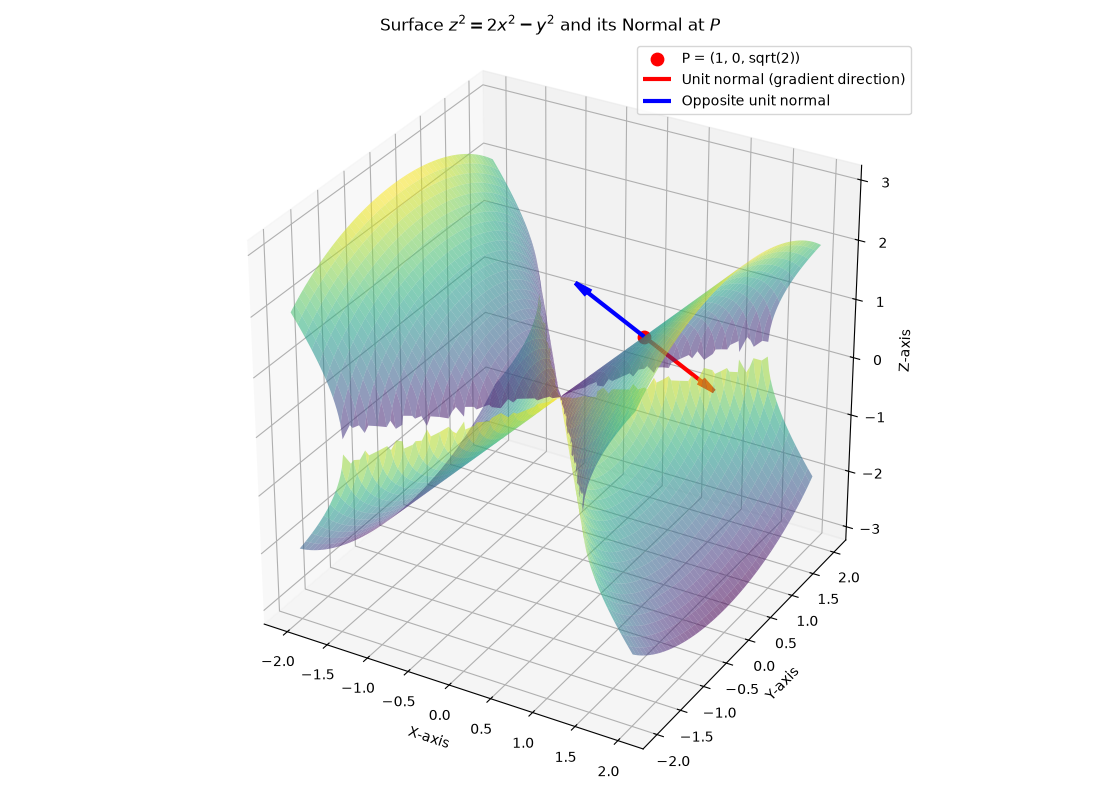

Generate this figure with Python:
import numpy as np
import matplotlib.pyplot as plt

# Create the figure
fig = plt.figure(figsize=(11, 8))
ax = fig.add_subplot(111, projection='3d')

# Surface: z^2 = 2x^2 - y^2
# Therefore, z = +/- sqrt(2x^2 - y^2)

x = np.linspace(-2, 2, 200)
y = np.linspace(-2, 2, 200)
X, Y = np.meshgrid(x, y)

Z_squared = 2 * X**2 - Y**2

# Keep only points where Z_squared >= 0
Z_squared[Z_squared < 0] = np.nan
Z = np.sqrt(Z_squared)

# Plot both halves of the surface
ax.plot_surface(X, Y, Z, alpha=0.55, cmap='viridis')
ax.plot_surface(X, Y, -Z, alpha=0.55, cmap='viridis')

# Given point P = (1, 0, sqrt(2))
P = np.array([1, 0, np.sqrt(2)])

# Gradient of f = 2x^2 - y^2 - z^2
# grad(f) = (4x, -2y, -2z)
gradient = np.array([4, 0, -2 * np.sqrt(2)])

# Normalize the gradient to get the unit normal
unit_normal = gradient / np.linalg.norm(gradient)

# Mark the point P
ax.scatter(*P, color='red', s=80, label='P = (1, 0, sqrt(2))')

# Draw the gradient (normal) vector
ax.quiver(
    *P,
    *unit_normal,
    length=1.0,
    color='red',
    linewidth=3,
    arrow_length_ratio=0.2,
    label='Unit normal (gradient direction)'
)

# Draw the opposite unit normal
ax.quiver(
    *P,
    *(-unit_normal),
    length=1.0,
    color='blue',
    linewidth=3,
    arrow_length_ratio=0.2,
    label='Opposite unit normal'
)

# Labels and title
ax.set_xlabel('X-axis')
ax.set_ylabel('Y-axis')
ax.set_zlabel('Z-axis')
ax.set_title(r'Surface $z^2=2x^2-y^2$ and its Normal at $P$')

ax.legend()
ax.set_box_aspect([1, 1, 1])
plt.tight_layout()
plt.savefig('q12.png')
plt.show()
